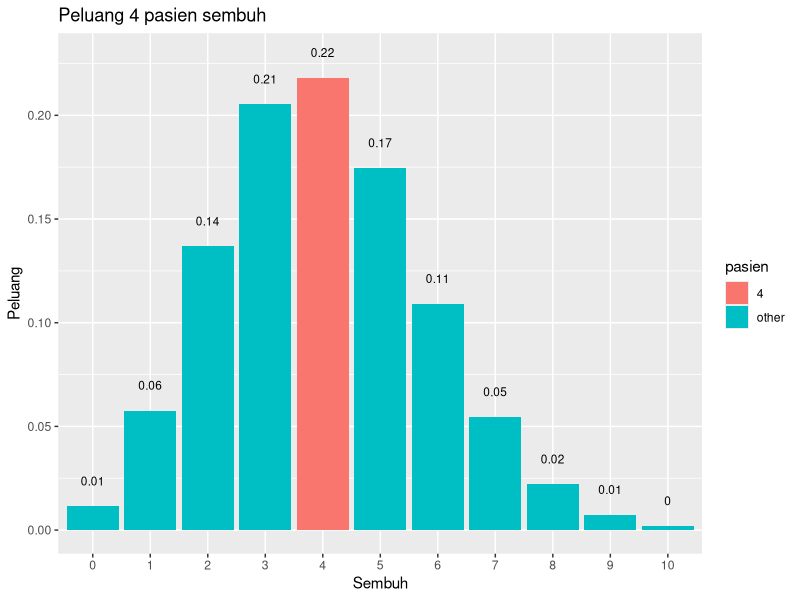

Here is the R script that generated this plot: (Note: this script raises an error after producing the figure.)
p <- 0.2
n <- 20
x <- 4
#==========A==========
dbinom(x, n, p)

#==========B==========
library(dplyr)
library(ggplot2)

data.frame(x = 0:10, prob = dbinom(x = 0:10, size = n, prob = p)) %>%
  mutate(pasien = ifelse(x == 4, 4, "other")) %>%
ggplot(aes(x = factor(x), y = prob, fill = pasien)) +
  geom_col() +
  geom_text(
    aes(label = round(prob, 2), y = prob + 0.01),
    position = position_dodge(0.9),
    size = 3,
    vjust = 0
  ) +
  labs(title = "Peluang 4 pasien sembuh",
       x = "Sembuh",
       y = "Peluang")

#==========C==========
n * p #rataan
n * p(1 - p) #varian